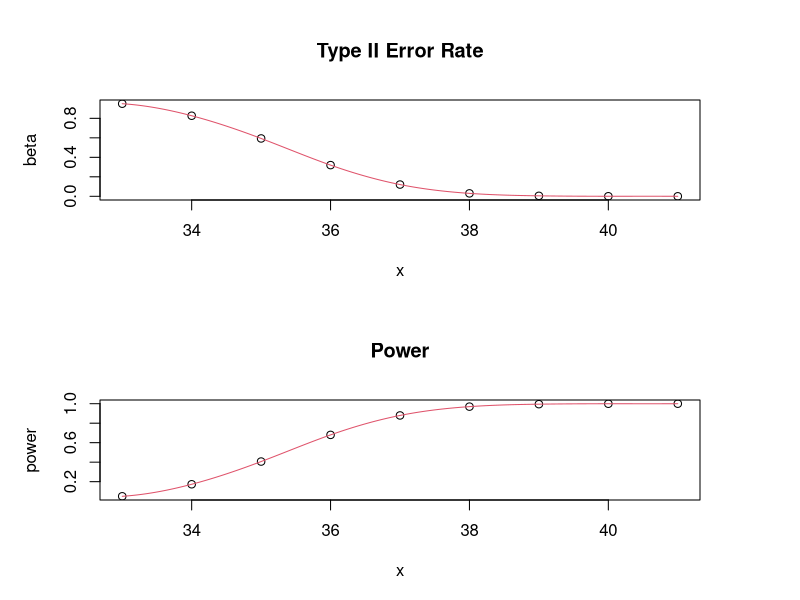

Write the R code that produced this figure.
x <- 33:41
beta <- c(.9500, .8266, .5935, .3200, .1206,
          .0301, .0049, .0005, .0001)
power <- 1-beta
#Graph the type II error rate at the value of the alternative hypothesis given by x
pdf("Type_II_and_Power_Curves.pdf", width = 6)
#Set up the output graph so that there are two graphs on one sheet and the margins looks
#ok
par(mfrow = c(2,1), mar = c(5,5,5,5))
#Plot the Type II error rates
plot(beta~x, main = "Type II Error Rate")
lines(spline(x, beta, n = 201), col = 2)
#Plot the power levels
plot(power~x, main = "Power")
lines(spline(x, power, n = 201), col = 2)
dev.off()